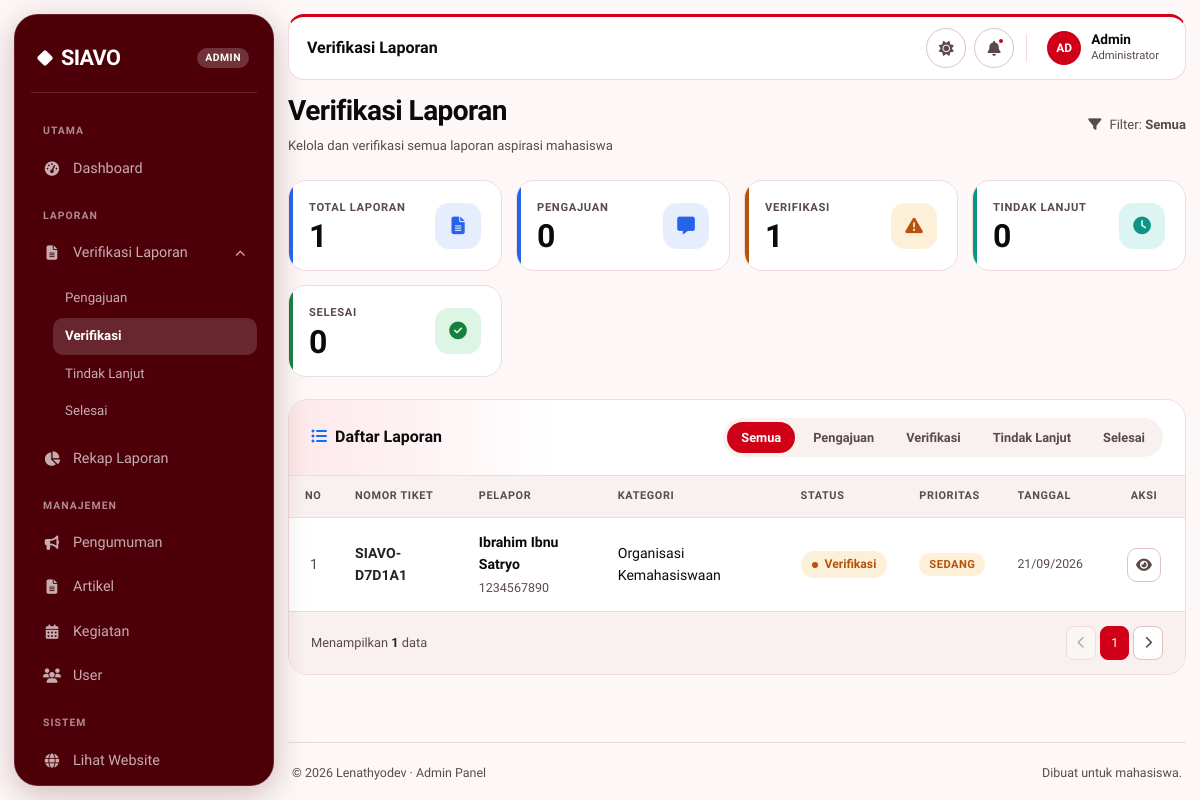
/admin/verifikasi-laporan.php (signed in), run on an earlier commit of the app's database.
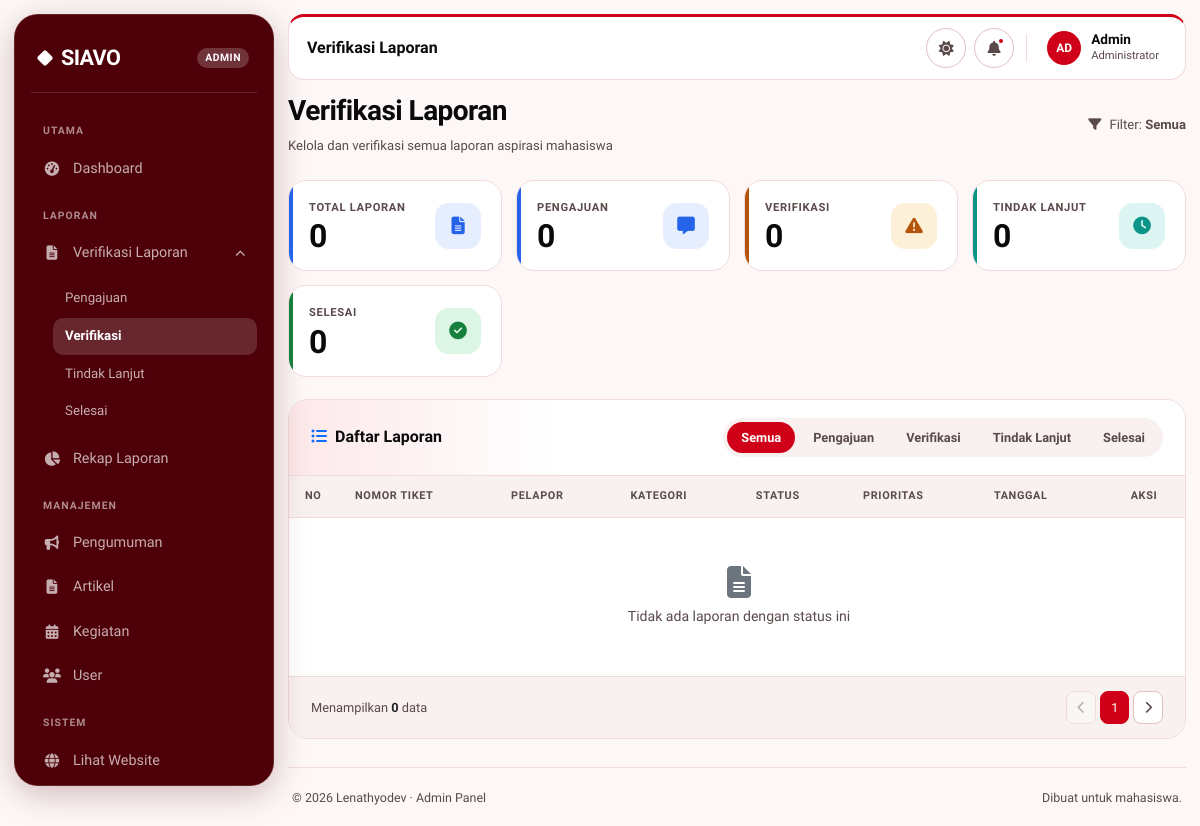
And on a later commit of the database.
### tables this page shows
CREATE TABLE `laporan` (
  `id` int(11) NOT NULL,
  `nomor_tiket` varchar(20) NOT NULL,
  `user_id` int(11) DEFAULT NULL,
  `nama_pelapor` varchar(100) DEFAULT NULL,
  `nim` varchar(20) NOT NULL,
  `prodi` varchar(100) NOT NULL,
  `kontak` varchar(20) NOT NULL,
  `kategori_id` int(11) NOT NULL,
  `judul` varchar(200) NOT NULL,
  `isi` text NOT NULL,
  `kronologi` text DEFAULT NULL,
  `status` enum('pengajuan','verifikasi','tindak_lanjut','selesai') DEFAULT 'pengajuan',
  `prioritas` enum('rendah','sedang','tinggi','urgent') DEFAULT 'sedang',
  `feedback_admin` text DEFAULT NULL,
  `file_feedback` varchar(255) DEFAULT NULL,
  `file_tindak_lanjut` varchar(255) DEFAULT NULL,
  `created_at` timestamp NOT NULL DEFAULT current_timestamp(),
  `updated_at` timestamp NOT NULL DEFAULT current_timestamp() ON UPDATE current_timestamp()
);

CREATE TABLE `users` (
  `id` int(11) NOT NULL,
  `username` varchar(50) NOT NULL,
  `password` varchar(255) NOT NULL,
  `nama_lengkap` varchar(100) NOT NULL,
  `email` varchar(100) NOT NULL,
  `nim` varchar(20) DEFAULT NULL,
  `prodi` varchar(100) DEFAULT NULL,
  `kontak` varchar(20) DEFAULT NULL,
  `role` enum('admin','mahasiswa') DEFAULT 'mahasiswa',
  `foto_profil` varchar(255) DEFAULT NULL,
  `created_at` timestamp NOT NULL DEFAULT current_timestamp()
);

CREATE TABLE `kategori` (
  `id` int(11) NOT NULL,
  `nama_kategori` varchar(100) NOT NULL,
  `created_at` timestamp NOT NULL DEFAULT current_timestamp()
);

### admin/verifikasi-laporan.php (the view, shortened to what this page needs)
<?php
$page_title = 'Verifikasi Laporan';
$status_filter = $_GET['status'] ?? 'semua';
if ($status_filter == 'semua') {
    $page_active = 'verifikasi';
} elseif ($status_filter == 'pengajuan') {
    $page_active = 'pengajuan';
} elseif ($status_filter == 'verifikasi') {
    $page_active = 'verifikasi';
} elseif ($status_filter == 'tindak_lanjut') {
    $page_active = 'tindak_lanjut';
} elseif ($status_filter == 'selesai') {
    $page_active = 'selesai';
} else {
    $page_active = 'verifikasi';
}
require_once '../includes/functions.php';
require_once '../includes/auth_check.php';
if ($status_filter == 'semua') {
    $sql = "SELECT l.*, k.nama_kategori, u.nama_lengkap as pelapor, u.nim as nim_pelapor
            FROM laporan l
            LEFT JOIN kategori k ON l.kategori_id = k.id
            LEFT JOIN users u ON l.user_id = u.id
            ORDER BY l.created_at DESC";
    $stmt = $conn->prepare($sql);
    $stmt->execute();
}
$result = $stmt->get_result();
$laporan = [];
while ($row = $result->fetch_assoc()) {
    $laporan[] = $row;
}
$stats = [
    'total' => 0,
    'pengajuan' => 0,
    'verifikasi' => 0,
    'tindak_lanjut' => 0,
    'selesai' => 0
];
$queries = [
    'total' => "SELECT COUNT(*) as count FROM laporan",
    'pengajuan' => "SELECT COUNT(*) as count FROM laporan WHERE status = 'pengajuan'",
    'verifikasi' => "SELECT COUNT(*) as count FROM laporan WHERE status = 'verifikasi'",
    'tindak_lanjut' => "SELECT COUNT(*) as count FROM laporan WHERE status = 'tindak_lanjut'",
    'selesai' => "SELECT COUNT(*) as count FROM laporan WHERE status = 'selesai'"
];
foreach ($queries as $key => $sql) {
    $result = $conn->query($sql);
    if ($result) {
        $row = $result->fetch_assoc();
        $stats[$key] = $row['count'];
    }
}
include '../admin/includes/sidebar.php';
?>
<div class="container-fluid">
    <div class="d-flex flex-column flex-md-row align-items-md-center justify-content-between mb-4">
        <div>
            <h1 class="h3 fw-bold text-dark" style="color: var(--siavo-red-heading) !important;">Verifikasi Laporan</h1>
            <p class="text-muted small mb-0">Kelola dan verifikasi semua laporan aspirasi mahasiswa</p>
        </div>
        <div class="text-muted small d-flex align-items-center gap-2 mt-2 mt-md-0">
            <i class="fas fa-filter"></i>
            <span>Filter: <strong><?php echo ucfirst(str_replace('_', ' ', $status_filter)); ?></strong></span>
        </div>
    </div>
    <div class="stats-grid">
        <div class="stat-card-modern border-blue">
            <div class="stat-left">
                <div class="stat-label">Total Laporan</div>
                <div class="stat-number"><?php echo $stats['total']; ?></div>
            </div>
            <div class="stat-icon blue"><i class="fas fa-file-lines"></i></div>
        </div>
        <div class="stat-card-modern border-blue">
            <div class="stat-left">
                <div class="stat-label">Pengajuan</div>
                <div class="stat-number"><?php echo $stats['pengajuan']; ?></div>
            </div>
            <div class="stat-icon blue"><i class="fas fa-message"></i></div>
        </div>
        <div class="stat-card-modern border-yellow">
            <div class="stat-left">
                <div class="stat-label">Verifikasi</div>
                <div class="stat-number"><?php echo $stats['verifikasi']; ?></div>
            </div>
            <div class="stat-icon yellow"><i class="fas fa-triangle-exclamation"></i></div>
        </div>
        <div class="stat-card-modern border-cyan">
            <div class="stat-left">
                <div class="stat-label">Tindak Lanjut</div>
                <div class="stat-number"><?php echo $stats['tindak_lanjut']; ?></div>
            </div>
            <div class="stat-icon cyan"><i class="fas fa-clock"></i></div>
        </div>
        <div class="stat-card-modern border-green">
            <div class="stat-left">
                <div class="stat-label">Selesai</div>
                <div class="stat-number"><?php echo $stats['selesai']; ?></div>
            </div>
            <div class="stat-icon green"><i class="fas fa-check-circle"></i></div>
        </div>
    </div>
    <div class="table-modern-wrapper">
        <div class="table-header">
            <div class="title"><i class="fas fa-list-ul me-2 text-primary"></i>Daftar Laporan</div>
            <div class="filter-tabs">
                <a href="?status=semua"
                    class="tab-btn <?php echo $status_filter == 'semua' ? 'active' : ''; ?>">Semua</a>
                <a href="?status=pengajuan"
                    class="tab-btn <?php echo $status_filter == 'pengajuan' ? 'active' : ''; ?>">Pengajuan</a>
                <a href="?status=verifikasi"
                    class="tab-btn <?php echo $status_filter == 'verifikasi' ? 'active' : ''; ?>">Verifikasi</a>
                <a href="?status=tindak_lanjut"
                    class="tab-btn <?php echo $status_filter == 'tindak_lanjut' ? 'active' : ''; ?>">Tindak Lanjut</a>
                <a href="?status=selesai"
                    class="tab-btn <?php echo $status_filter == 'selesai' ? 'active' : ''; ?>">Selesai</a>
            </div>
        </div>
        <div class="table-scroll">
            <table>
                <thead>
                    <tr>
                        <th style="width:50px">No</th>
                        <th>Nomor Tiket</th>
                        <th>Pelapor</th>
                        <th>Kategori</th>
                        <th>Status</th>
                        <th>Prioritas</th>
                        <th>Tanggal</th>
                        <th style="width:90px" class="text-center">Aksi</th>
                    </tr>
                </thead>
                <tbody>
                    <?php if (empty($laporan)): ?>
                    <tr>
                        <td colspan="8" class="text-center py-5 text-muted">
                            <i class="fas fa-file-lines fa-2x d-block mb-2 text-secondary" style="font-size: 2rem;"></i>
                            Tidak ada laporan dengan status ini
                        </td>
                    </tr>
                    <?php else:
                        $no = 1;
                        foreach ($laporan as $l):
                    ?>
                    <tr>
                        <td class="text-muted" style="text-align:center"><?php echo $no++; ?></td>
                        <td><span class="fw-bold text-dark"><?php echo htmlspecialchars($l['nomor_tiket']); ?></span>
                        </td>
                        <td>
                            <div class="cell-name"><?php echo htmlspecialchars($l['pelapor'] ?? 'Anonim'); ?></div>
                            <div class="cell-nim"><?php echo htmlspecialchars($l['nim']); ?></div>
                        </td>
                        <td><?php echo htmlspecialchars($l['nama_kategori'] ?? '-'); ?></td>
                        <td><?php echo getStatusBadgeModern($l['status']); ?></td>
                        <td><?php echo getPriorityBadgeModern($l['prioritas']); ?></td>
                        <td class="text-muted small"><?php echo date('d/m/Y', strtotime($l['created_at'])); ?></td>
                        <td class="text-center">
                            <a href="laporan-detail.php?id=<?php echo $l['id']; ?>" class="btn-icon-modern"
                                title="Detail Laporan">
                                <i class="fas fa-eye"></i>
                            </a>
                        </td>
                    </tr>
                    <?php endforeach; ?>
                    <?php endif; ?>
                </tbody>
            </table>
        </div>
        <div class="table-footer">
            <span>Menampilkan <span class="fw-bold text-dark"><?php echo count($laporan); ?></span> data</span>
            <div class="pagination">
                <button disabled><i class="fas fa-chevron-left"></i></button>
                <button class="active">1</button>
                <button><i class="fas fa-chevron-right"></i></button>
            </div>
        </div>
    </div>
</div>
<?php include '../admin/includes/sidebar-footer.php'; ?>

### admin/includes/sidebar.php (shortened to what this page needs)
<?php
$page_active = $page_active ?? '';
$is_laporan_open = in_array($page_active, ['pengajuan','verifikasi','tindak_lanjut','selesai']);
?>
<!DOCTYPE html>
<html lang="id">
<head>
    <link rel="stylesheet" href="https://cdnjs.cloudflare.com/ajax/libs/font-awesome/6.5.1/css/all.min.css">
    <link href="https://cdn.jsdelivr.net/npm/bootstrap@5.3.3/dist/css/bootstrap.min.css" rel="stylesheet">
    <link rel="stylesheet" href="<?php echo APP_URL; ?>admin/style/css/admin-styles.css">
    <link rel="stylesheet" href="<?php echo APP_URL; ?>assets/css/file-upload.css">
    <link rel="stylesheet" href="<?php echo APP_URL; ?>assets/css/theme-transition.css">
</head>
<body>
    <div class="admin-layout">
        <aside class="admin-side" id="adminSide">
            <div class="side-brand">
                <span class="logo-dot"></span>
                <span class="brand-name">SIAVO</span>
                <span class="brand-tag">Admin</span>
            </div>
            <nav class="side-nav">
                <div class="side-label">Utama</div>
                <a href="<?php echo APP_URL; ?>admin/dashboard.php"
                    class="side-link <?php echo $page_active==='dashboard'?'is-active':''; ?>">
                    <i class="fas fa-tachometer-alt"></i><span>Dashboard</span>
                </a>
                <div class="side-label">Laporan</div>
                <button class="side-link side-link-toggle <?php echo $is_laporan_open?'is-open':''; ?>"
                    id="laporanToggle">
                    <i class="fas fa-file-alt"></i><span>Verifikasi Laporan</span>
                    <i class="fas fa-chevron-down side-arrow"></i>
                </button>
                <div class="side-sub <?php echo $is_laporan_open?'is-open':''; ?>" id="laporanSub">
                    <a href="<?php echo APP_URL; ?>admin/verifikasi-laporan.php?status=pengajuan"
                        class="<?php echo $page_active==='pengajuan'?'is-active':''; ?>">Pengajuan</a>
                    <a href="<?php echo APP_URL; ?>admin/verifikasi-laporan.php?status=verifikasi"
                        class="<?php echo $page_active==='verifikasi'?'is-active':''; ?>">Verifikasi</a>
                    <a href="<?php echo APP_URL; ?>admin/verifikasi-laporan.php?status=tindak_lanjut"
                        class="<?php echo $page_active==='tindak_lanjut'?'is-active':''; ?>">Tindak Lanjut</a>
                    <a href="<?php echo APP_URL; ?>admin/verifikasi-laporan.php?status=selesai"
                        class="<?php echo $page_active==='selesai'?'is-active':''; ?>">Selesai</a>
                </div>
                <a href="<?php echo APP_URL; ?>admin/rekap-laporan.php"
                    class="side-link <?php echo $page_active==='rekap'?'is-active':''; ?>">
                    <i class="fas fa-chart-pie"></i><span>Rekap Laporan</span>
                </a>
                <div class="side-label">Manajemen</div>
                <a href="<?php echo APP_URL; ?>admin/kelola-pengumuman.php"
                    class="side-link <?php echo $page_active==='pengumuman'?'is-active':''; ?>">
                    <i class="fas fa-bullhorn"></i><span>Pengumuman</span>
                </a>
                <a href="<?php echo APP_URL; ?>admin/kelola-artikel.php"
                    class="side-link <?php echo $page_active==='artikel'?'is-active':''; ?>">
                    <i class="fas fa-file-lines"></i><span>Artikel</span>
                </a>
                <a href="<?php echo APP_URL; ?>admin/kelola-kegiatan.php"
                    class="side-link <?php echo $page_active==='kegiatan'?'is-active':''; ?>">
                    <i class="fas fa-calendar-days"></i><span>Kegiatan</span>
                </a>
                <a href="<?php echo APP_URL; ?>admin/kelola-user.php"
                    class="side-link <?php echo $page_active==='user'?'is-active':''; ?>">
                    <i class="fas fa-users"></i><span>User</span>
                </a>
                <div class="side-label">Sistem</div>
                <a href="<?php echo APP_URL; ?>" target="_blank" class="side-link">
                    <i class="fas fa-globe"></i><span>Lihat Website</span>
                </a>
                <a href="<?php echo APP_URL; ?>logout.php" class="side-link side-link-danger">
                </a>
            </nav>
        </aside>
        <div class="admin-main">
            <header class="admin-top">
                <div class="top-title"><?php echo $page_title ?? 'Dashboard'; ?></div>
                <div class="top-actions">
                    <button class="icon-btn" data-theme-toggle aria-label="Ganti tema">
                        <i class="fas fa-sun"></i>
                    </button>
                    <button class="icon-btn" aria-label="Notifikasi">
                        <i class="fas fa-bell"></i>
                        <span class="dot-notif"></span>
                    </button>
                    <div class="top-user">
                        <div class="user-avatar">AD</div>
                        <div class="user-text">
                            <div class="user-name">Admin</div>
                            <div class="user-role">Administrator</div>
                        </div>
                    </div>
                </div>
            </header>
            <main class="admin-content">
                <div class="container-fluid">

### includes/functions.php (shortened to what this page needs)
<?php
function getStatusBadge($status) {
    $status = strtolower(trim($status ?? ''));
    $labels = [
        'pengajuan'     => 'Pengajuan',
        'verifikasi'    => 'Verifikasi',
        'tindak_lanjut' => 'Tindak Lanjut',
        'selesai'       => 'Selesai'
    ];
    $label = $labels[$status] ?? ucfirst($status);
    return '<span class="badge-status-modern ' . $status . '">' . $label . '</span>';
}
function getPrioritasBadge($prioritas) {
    $labels = [
        'rendah' => 'Rendah',
        'sedang' => 'Sedang',
        'tinggi' => 'Tinggi',
        'urgent' => 'Urgent'
    ];
    $label = $labels[$prioritas] ?? ucfirst($prioritas);
    return '<span class="badge-priority ' . $prioritas . '">' . $label . '</span>';
}
function getStatusBadgeModern($status) {
    return getStatusBadge($status);
}
function getPriorityBadgeModern($prioritas) {
    return getPrioritasBadge($prioritas);
}

### admin/includes/sidebar-footer.php (shortened to what this page needs)
</div>
</main>
<footer class="admin-foot">
    <span>&copy; <?php echo date('Y'); ?> Lenathyodev · Admin Panel</span>
    <span>Dibuat untuk mahasiswa.</span>
</footer>
</div>
</div>
</body>
</html>

What changed in the data, as far as the page shows it:
removed laporan: id "1", judul "0", nomor_tiket "SIAVO-D7D1A1", user.nama_lengkap "Ibrahim Ibnu Satryo", nim "1234567890", kategori.nama_kategori "Organisasi Kemahasiswaan", status "Verifikasi", prioritas "SEDANG", created_at "21/09/2026"
Also different on the page:
$stats['total']: (not shown) → "0"
$stats['pengajuan']: (not shown) → "0"
$stats['verifikasi']: (not shown) → "0"
$stats['tindak_lanjut']: (not shown) → "0"
$stats['selesai']: (not shown) → "0"
count($laporan): "1" → "0"
text now shown: "Tidak ada laporan dengan status ini"
